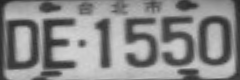
#> input picture sample_lp/577_0car_lp.png, 240 x 80 px; its folder holds only this picture in this run
$ jupyter execute --allow-errors lp_character_segmentation.ipynb   (shell and % lines are left out)   (Python 2 division)   (older library calls are emulated)
#> lines starting #> are read from the running program, lines starting #| are printed output that depends on the picture; after the words box and inside, x2 and y2 are one past the last pixel; in counts of white or black regions, pixels touching at a corner belong together; long printed decimals are rounded
# OCR for License Plate

[cell 1]
import os
import cv2
import glob

import numpy as np
import matplotlib
from matplotlib import pyplot as plt
from matplotlib.font_manager import FontProperties
#> (the rest of this cell did not finish here and is left out)

[cell 2]
# lp_fn_list = glob.glob('/home/yoyo/Desktop/alpr-unconstrained/result/test-detector/*_*car_lp.png')
lp_fn_list = glob.glob('sample_lp/*_*car_lp.png')

[cell 3]
import random
lp_fn = random.choice(lp_fn_list)
lp_im = cv2.imread(lp_fn)
#> lp_im is the input picture: shape (80, 240, 3); min 33, max 211, mean 137.7
plt.imshow(lp_im)

## Character Segmentation

1. Adaptive Thresholding on greyscale image.

[cell 4]
lp_im_grey = cv2.cvtColor(lp_im, cv2.COLOR_BGR2GRAY)
th3 = cv2.adaptiveThreshold(lp_im_grey,255,cv2.ADAPTIVE_THRESH_MEAN_C,\
                            cv2.THRESH_BINARY_INV,11,3)
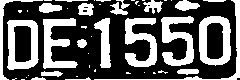
#> th3: shape (80, 240); 36.6% white; 47 white regions (27 under 20 px), largest, box (x1, y1, x2, y2) and area: (161, 16, 194, 66) 876, (199, 16, 231, 66) 876, (7, 20, 39, 70) 866
plt.imshow(th3)

2. Connected component on pixels

[cell 5]
ret, labels = cv2.connectedComponents(th3)
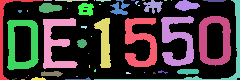
#> labels: shape (80, 240) int32; 48 distinct labels, from 0 to 47; one colour per label, 0 black
#> ret = 48

def imshow_components(labels):
    # Map component labels to hue val
    label_hue = np.uint8(179*labels/np.max(labels))
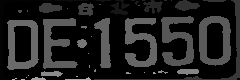
#> label_hue: shape (80, 240); min 0, max 179, mean 30.8
    blank_ch = 255*np.ones_like(label_hue)
    labeled_img = cv2.merge([label_hue, blank_ch, blank_ch])

    # cvt to BGR for display
    labeled_img = cv2.cvtColor(labeled_img, cv2.COLOR_HSV2BGR)
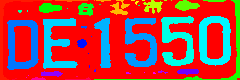
#> labeled_img: shape (80, 240, 3); mean B, G, R 67.7, 68, 175.2

    # set bg label to black
    labeled_img[label_hue==0] = 0
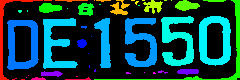
#> labeled_img: shape (80, 240, 3); mean B, G, R 67.7, 68, 13.4

    plt.imshow(labeled_img)
imshow_components(labels)

3. Crop characters by using the bounding box of connected components and filter based on ink amount, ink-to-area ratio, aspect ratio, and area.

[cell 6]
def findbox(bw):
    rows = np.any(bw, axis=1)
    cols = np.any(bw, axis=0)
    rmin, rmax = np.where(rows)[0][[0, -1]]
    cmin, cmax = np.where(cols)[0][[0, -1]]
    x = cmin
    y = rmin
    w = cmax - cmin + 1
    h = rmax - rmin + 1
    return x, y, w, h


bbox = []
for i in range(1,ret):
    x, y, w, h = findbox(labels==i)
    a = (labels==i).sum()
    ratio = w/float(h)
    if a < 100 or a/float(w*h) < 0.1 or ratio > 10 or (w*h) > 5000 or h < 20:
        continue
    print(a/float(w*h), w, h, a, w*h, w/float(h))
    bbox.append((x,y,w,h))
#> this loop made 47 passes
#> (rmin in findbox, rmax in findbox, cmin in findbox, cmax in findbox, x, y, w, h) on passes 1 to 12: (0, 79, 0, 42, 0, 0, 43, 80), (0, 0, 44, 51, 44, 0, 8, 1), (0, 1, 55, 87, 55, 0, 33, 2), (0, 0, 94, 94, 94, 0, 1, 1), (0, 1, 96, 110, 96, 0, 15, 2), (0, 14, 110, 129, 110, 0, 20, 15), (0, 0, 131, 134, 131, 0, 4, 1), (1, 4, 135, 138, 135, 1, 4, 4), (0, 0, 142, 144, 142, 0, 3, 1), (0, 13, 143, 162, 143, 0, 20, 14), (0, 0, 164, 166, 164, 0, 3, 1), (0, 0, 171, 171, 171, 0, 1, 1)
#| 0.5309 33 50 876 1650 0.66
#| 0.5475 32 50 876 1600 0.64
#| 0.4784 35 51 854 1785 0.6863
#| 0.5576 17 50 474 850 0.34
#| 0.5485 32 49 860 1568 0.6531
#| 0.5413 32 50 866 1600 0.64
#> after the loop, bbox = [(161, 16, 33, 50), (199, 16, 32, 50), (43, 18, 35, 51), (94, 18, 17, 50), (125, 18, 32, 49), (7, 20, 32, 50)]

lp_bbox = lp_im.copy()
for x, y, w, h in bbox:
    cv2.rectangle(lp_bbox,(x,y),(x+w,y+h),(0,255,0),2)
#> this loop made 6 passes
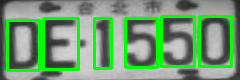
#> lp_bbox: shape (80, 240, 3); 14.91% of pixels changed, all inside (x1, y1, x2, y2) = (6, 15, 233, 72)
plt.imshow(lp_bbox)

## Character Recognition

1. Generate template (all possible characters in license plates)

[cell 7]
from PIL import Image, ImageDraw, ImageFont

if not os.path.exists('lp_char'):
    os.makedirs('lp_char')
x = 0

c = range(0x0E01, 0x0E2F) + range(65, 91) + range(48, 58)
c.remove(0x0E24)
c.remove(0x0E26)
for i in c:
    print unichr(i),

    img = Image.new('RGB', (64, 64))
    draw = ImageDraw.Draw(img)
    # font = ImageFont.truetype(<font-file>, <font-size>)
    font = ImageFont.truetype("Sarun's ThangLuang.ttf", 66)
    # draw.text((x, y),"Sample Text",(r,g,b))
    w, h = draw.textsize(unichr(i), font=font)
    draw.text(((64-w)/2,-46),unichr(i),(255,255,255),font=font)
    img.save('lp_char/%02d.png' % x)
    x += 1
#> this loop made 80 passes
#> pass 1, `img.save('lp_char/%02d.png' % x)`:
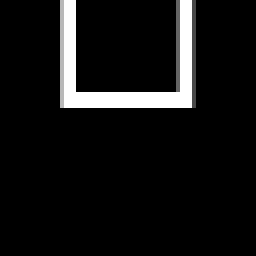
#> saved as 00.png: PIL image 64x64 RGB (shown 4 times larger); min 0, max 255, mean 18.8
#> after the loop:
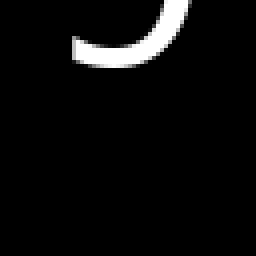
#> img: PIL image 64x64 RGB (shown 4 times larger); min 0, max 255, mean 11.4

2. Pre-load all the templates and resize it to match the license plate size

[cell 8]
from scipy.stats import tmean
arr = np.array([b[3] for b in bbox])
print '%f +/- %f' % (arr.mean(), arr.std())
#| 50.000 +/- 0.5774
h_char = tmean(arr, (arr.mean()-arr.std(), arr.mean()+arr.std()))
print h_char
#| 50.0

[cell 9]
char_fn_list = sorted(glob.glob('lp_char/*.png'))
chlist = []
for char_fn in char_fn_list:
    im = cv2.imread(char_fn)
    im_grey = cv2.cvtColor(im, cv2.COLOR_BGR2GRAY)
    x, y, w, h = findbox(im_grey > 100)

    scale = h_char/h
    width = int(w * scale)
    height = int(h * scale)
    dim = (width, height)
    resized = cv2.resize(255 - im_grey[y:y+h, x:x+w], dim, interpolation = cv2.INTER_AREA)

    chlist.append(resized)

3. Match template using sliding window (https://opencv-python-tutroals.readthedocs.io/en/latest/py_tutorials/py_imgproc/py_template_matching/py_template_matching.html)

Find all candidates, which are peak local maximums that match the bounding boxes (by comparing their top-left position).

[cell 10]
from skimage.feature import peak_local_max

def tup_dist(a,b):
    return np.sqrt((a[0] - b[0])**2 + (a[1] - b[1])**2)

cand = [[] for i in range(len(bbox))]
for i, template in enumerate(chlist):
    res = cv2.matchTemplate(lp_im_grey, template, cv2.TM_CCOEFF)
    coordinates = peak_local_max(res, min_distance=5, num_peaks=5)
    for y, x in coordinates:
        for k, bb in enumerate(bbox):
            dis = tup_dist(bb[:2], (x,y))
            if dis < 7:
                cand[k].append((res[y,x], (x,y), unichr(c[i]), dis))
cand = [sorted(cnd, key=lambda x: x[0], reverse=True)[:5] for cnd in cand]

[cell 11]
cand
#> Out = [[], [], [], [], [], []]

4. Filter candidates by picking only the match with highest score.

[cell 12]
nrow = np.ceil(len(bbox) / 4.0).astype('int32')
fig, axes = plt.subplots(nrows=nrow, ncols=4, figsize=(12, nrow*4))
ax = axes.ravel()

for i, ((x,y,w,h), cnd) in enumerate(zip(bbox,cand)):
    lp_char = lp_im[y:y+h, x:x+w]
    ax[i].imshow(lp_char, cmap=plt.cm.gray)

    if cnd != []:
        ax[i].set_title(cnd[0][2], fontsize=16, fontproperties = FontProperties("Sarun's ThangLuang"))
#> this loop made 6 passes
#> pass 1, `lp_char = lp_im[y:y+h, x:x+w]`:
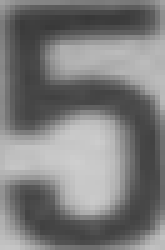
#> lp_char: shape (50, 33, 3) (shown 5 times larger); min 56, max 206, mean 124.4
fig.tight_layout()
plt.show()
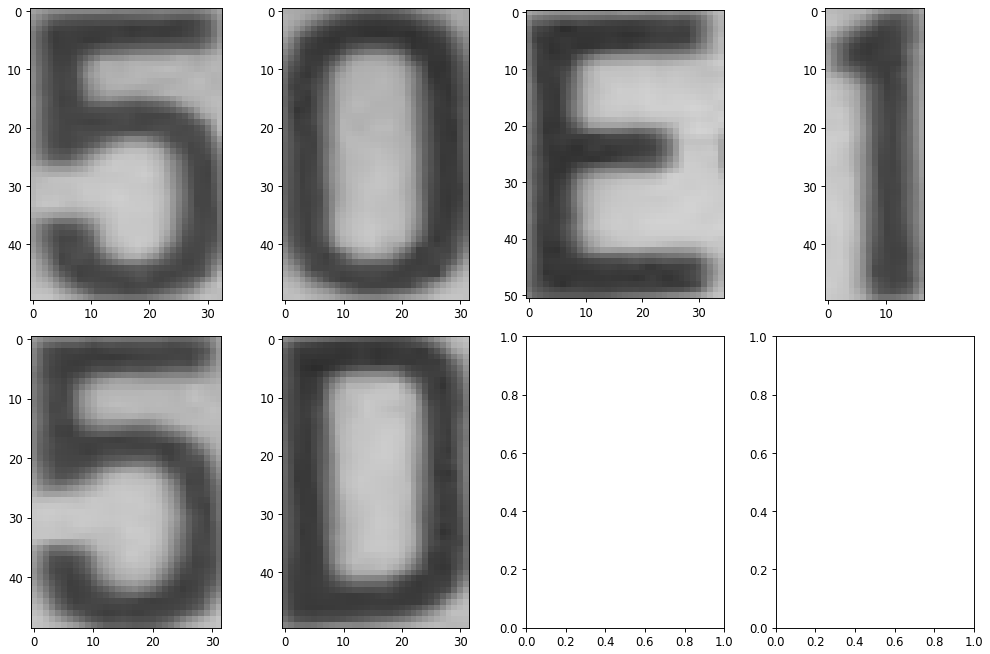
#> figure drawn by matplotlib, 6 panels
